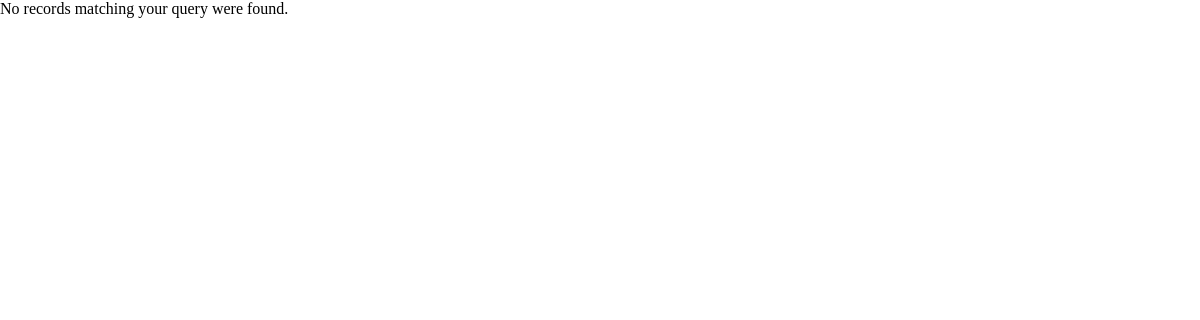
/veiculos.php (signed in), run on an earlier commit of the app's database.
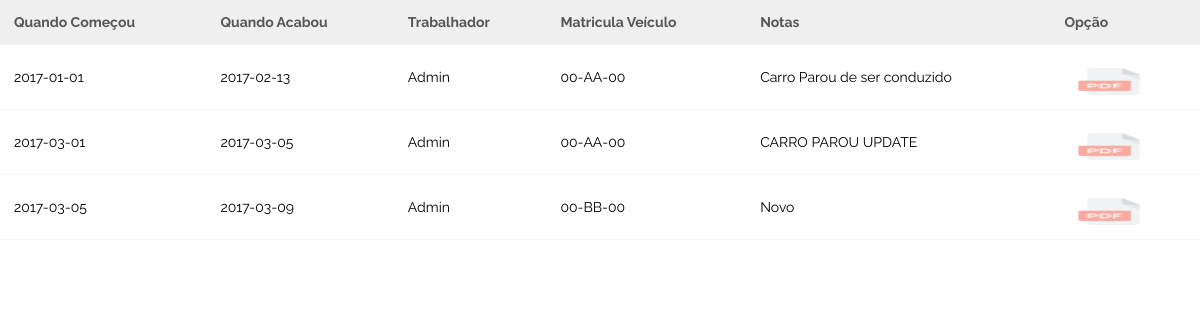
And on a later commit of the database.
### tables this page shows
CREATE TABLE `veicondu` (
  `CodVeiC` int(11) NOT NULL auto_increment,
  `Notas` varchar(500) default NULL,
  `Quando_Comecou` date default NULL,
  `Quando_Acabou` date default NULL,
  `CodUser` int(11) default NULL,
  `CodVei` int(11) default NULL,
  `EmUso` varchar(45) default NULL,
  PRIMARY KEY  (`CodVeiC`),
  KEY `CodUser` (`CodUser`),
  KEY `CodVei` (`CodVei`),
  CONSTRAINT `veicondu_ibfk_1` FOREIGN KEY (`CodUser`) REFERENCES `utilizador` (`CodUser`),
  CONSTRAINT `veicondu_ibfk_2` FOREIGN KEY (`CodVei`) REFERENCES `veiculos` (`codVei`)
);

CREATE TABLE `utilizador` (
  `CodUser` int(11) NOT NULL auto_increment,
  `Nome_Registo` varchar(50) default NULL,
  `Senha` varchar(256) default NULL,
  `Nome_Proprio` varchar(100) default NULL,
  `Apelido` varchar(100) default NULL,
  `Genero` varchar(50) default NULL,
  `Data_Nascimento` date default NULL,
  `Data_Contratacao` date default NULL,
  `Pagamentos_Hora` varchar(50) default NULL,
  `Habilitacoes` varchar(50) default NULL,
  `Rua` varchar(200) default NULL,
  `N_Telemovel` int(11) default NULL,
  `N_Telefone` int(11) default NULL,
  `Email` varchar(100) default NULL,
  `Notas_contacto` varchar(500) default NULL,
  `Notas_Contracto` varchar(500) default NULL,
  `CodTipoU` int(11) default '2',
  `CodCi` int(11) default NULL,
  PRIMARY KEY  (`CodUser`),
  KEY `CodTipoU` (`CodTipoU`),
  KEY `CodCi` (`CodCi`),
  CONSTRAINT `utilizador_ibfk_1` FOREIGN KEY (`CodTipoU`) REFERENCES `tipouser` (`CodTipoU`),
  CONSTRAINT `utilizador_ibfk_2` FOREIGN KEY (`CodCi`) REFERENCES `cidade` (`CodCi`)
);

CREATE TABLE `veiculos` (
  `codVei` int(11) NOT NULL auto_increment,
  `Matricula` varchar(50) default NULL,
  `Marca` varchar(50) default NULL,
  `Modelo` varchar(50) default NULL,
  `cor` varchar(50) default NULL,
  `Ano` int(11) default NULL,
  `CodTipoC` int(11) default NULL,
  `CodTipoV` int(11) default NULL,
  PRIMARY KEY  (`codVei`),
  KEY `CodTipoC` (`CodTipoC`),
  KEY `CodTipoV` (`CodTipoV`),
  CONSTRAINT `veiculos_ibfk_1` FOREIGN KEY (`CodTipoC`) REFERENCES `tipocom` (`CodTipoC`),
  CONSTRAINT `veiculos_ibfk_2` FOREIGN KEY (`CodTipoV`) REFERENCES `tipovei` (`CodTipoV`)
);

### WEB/veiculos.php (the view, shortened to what this page needs)
<html>
  <head>
	<link rel="stylesheet" href="style.css" type="text/css" />
	</head>
<body>
<?php
$link = mysqli_connect("localhost", "root", "", "frotas");
$sql = "SELECT * FROM veicondu, utilizador, veiculos where veicondu.CodUser=utilizador.CodUser and veicondu.CodVei=veiculos.CodVei and EmUso='Nao' and utilizador.CodUser=".$_SESSION['user'];
if($result = mysqli_query($link, $sql)){
    if(mysqli_num_rows($result) > 0){
        echo "<table>";
            echo "<tr>";
                echo "<th>Quando Começou</th>";
                echo "<th>Quando Acabou</th>";
                echo "<th>Trabalhador</th>";
				echo "<th>Matricula Veículo</th>";
				echo "<th>Notas</th>";
				echo "<th>Opção</th>";
            echo "</tr>";
        while($row = mysqli_fetch_array($result)){
            echo "<tr>";
                echo "<td>" . $row['Quando_Comecou'] . "</td>";
                echo "<td>" . $row['Quando_Acabou'] . "</td>";
                echo "<td>" . $row['Nome_Registo'] . "</td>";
                echo "<td>" . $row['Matricula'] . "</td>";
				echo "<td>" . $row['Notas'] . "</td>";
				echo "<td>" . "<img src='logos/pdf.png' class='imgg' />" . "</td>";
            echo "</tr>";
        }
        echo "</table>";
    } else{
        echo "No records matching your query were found.";
    }
} else{
    echo "ERROR: Could not able to execute $sql. " . mysqli_error($link);
}
?>
</body>
</html>

What changed in the data, as far as the page shows it:
added veicondu: Quando_Comecou "2017-01-01", Quando_Acabou "2017-02-13", CodUser.Nome_Registo "Admin", CodVei.Matricula "00-AA-00", Notas "Carro Parou de ser conduzido"
added veicondu: Quando_Comecou "2017-03-01", Quando_Acabou "2017-03-05", CodUser.Nome_Registo "Admin", CodVei.Matricula "00-AA-00", Notas "CARRO PAROU UPDATE"
added veicondu: Quando_Comecou "2017-03-05", Quando_Acabou "2017-03-09", CodUser.Nome_Registo "Admin", CodVei.Matricula "00-BB-00", Notas "Novo"
Also different on the page:
text no longer shown: "No records matching your query were found."
text now shown: "Quando Começou Quando Acabou Trabalhador Matricula Veículo Notas Opção"
